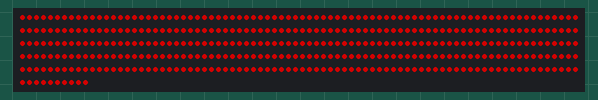
Recording of a program running on a simulated Raspberry Pi (BCM pin numbers). Parts: 410 RGB LEDs in strip order, left to right, continuing on the next row. Dim RGB values are drawn brighter than linear. At 0.0 s the program stops and its outputs stay as they are.

Above: at 0.1 s.

The program:

neopx_test.py
```python
import board
import neopixel
import argparse

# Parse command-line arguments
parser = argparse.ArgumentParser(description="Control NeoPixel brightness.")
parser.add_argument("--off", action="store_true", help="Turn off all pixels by setting brightness to zero.")
args = parser.parse_args()

pixels = neopixel.NeoPixel(board.D18, 410, auto_write=False)

# Set brightness based on the --off flag
brightness = 0.0 if args.off else 0.5

for i in range(len(pixels)):
    pixels[i] = (255 * brightness, 0, 0)  # Red color

pixels.write()
pixels.show()
```
